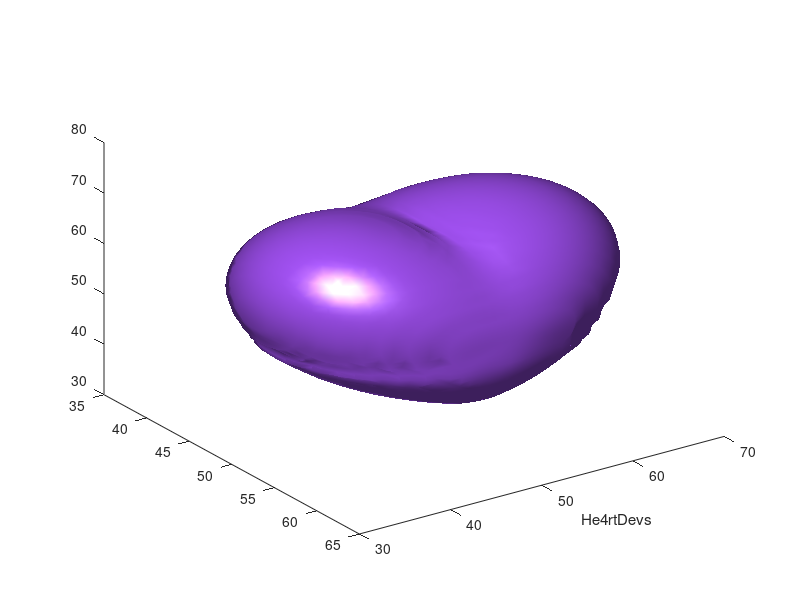

Write the MATLAB code that produced this figure.
clear
close all

figure
n=100

x= linspace(-3,3,n);
y= linspace(-3,3,n);
z= linspace(-3,3,n);

[X,Y,Z]=ndgrid(x,y,z);
F = ((-(X.^2) .* (Z.^3) - (9/80) .* (Y.^2) .* (Z.^3)) + ((X.^2) + (9/4) .* (Y.^2) + (Z.^2)-1) .^3);

isosurface(F,0)

%lighting phong

%caxis

%axis equal

colormap("colorcube");

ylabel('He4rtDevs')

view([55 34]);